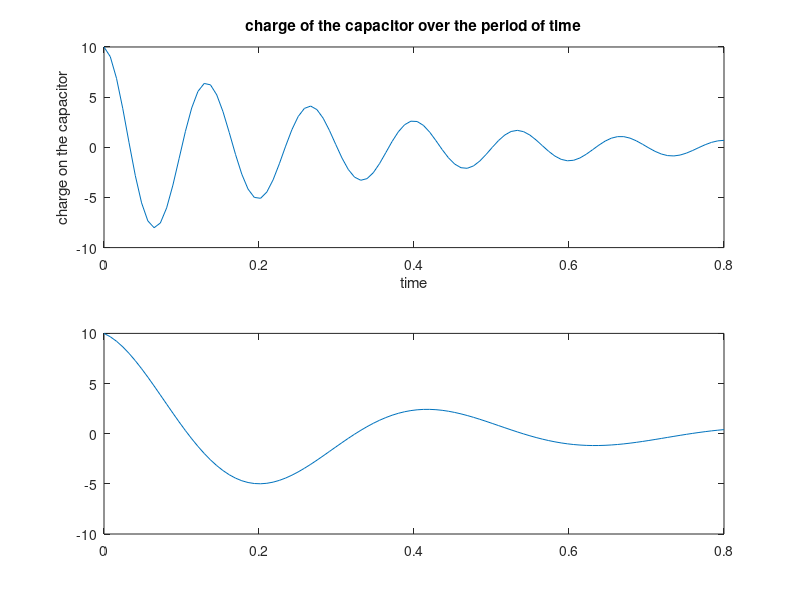

Write the MATLAB code that produced this figure.
%% Question 9
clear
clc

q0 = 10; % Given value of intial charge.
R = 60; % given resistnace of the circuit.
L = 9; % given inductance of the circuit.
C = 0.00005; % given capacitance.
t = linspace(0,0.8,100)  % time range between 0 to 0.5. There 100 is the number of points.
q = q0*exp(-R*t/(2*L)).*cos(sqrt((1/(L*C))-(R/(2*L)).^(2)).*(t)) % Given Forumla to calculate the charge on the capcitor.
subplot(2,1,1) % creating the subplot with normal capacitance.
plot(t,q) % plotting the graph of time vs the charge on the capcitor.
xlabel('time') % labelling the x-axis.
ylabel('charge on the capacitor')% labelling the y-axis.
title('charge of the capacitor over the period of time') % Giving title to the graph.

C = 0.0005 % given capacitance.
q = q0*exp(-R*t/(2*L)).*cos(sqrt((1/(L*C))-(R/(2*L)).^(2)).*(t))
subplot(2,1,2) % creating the subplot with 10 times greater capacitance.
plot(t,q) % plotting the graph with new capacitance.